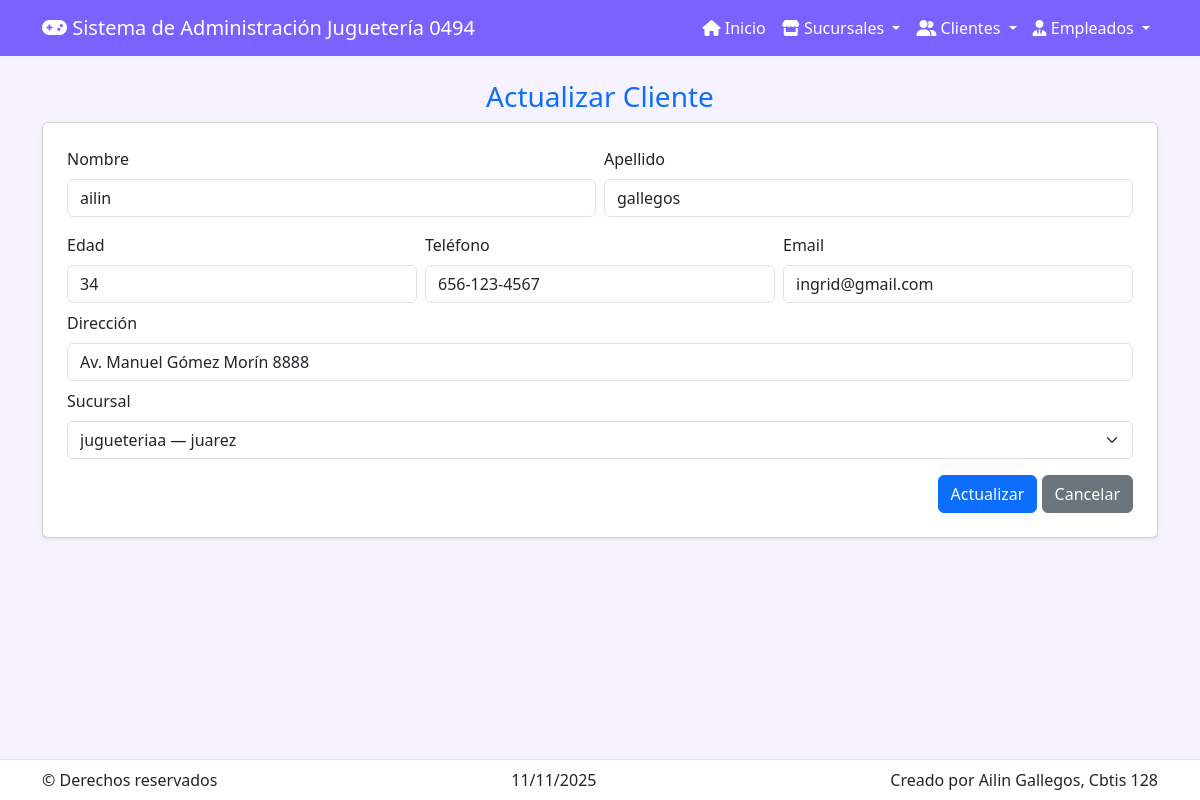
The page /clientes/actualizar/1/ on the database its author committed.
### app_Jugueteria/models.py (models this page shows, shortened)
class Cliente(models.Model):
    nombre = models.CharField(max_length=100)
    apellido = models.CharField(max_length=100)
    edad = models.PositiveIntegerField(blank=True, null=True)
    direccion = models.CharField(max_length=200, blank=True, null=True)
    telefono = models.CharField(max_length=20, blank=True, null=True)
    email = models.EmailField(blank=True, null=True)
    id_sucursal = models.ForeignKey(Sucursal, on_delete=models.CASCADE, related_name="clientes")

class Sucursal(models.Model):
    nombre = models.CharField(max_length=100)
    direccion = models.CharField(max_length=200)
    ciudad = models.CharField(max_length=100)
    estado = models.CharField(max_length=100)
    telefono = models.CharField(max_length=20, blank=True, null=True)
    codigo_postal = models.CharField(max_length=10, blank=True, null=True)
    email = models.EmailField(blank=True, null=True)
    imagen = models.ImageField(upload_to='sucursales/', blank=True, null=True)

### app_Jugueteria/views.py (the view)
# urls.py: path('clientes/actualizar/<int:id>/', views.actualizar_cliente, name='actualizar_cliente'),
def actualizar_cliente(request, id):
    cliente = get_object_or_404(Cliente, id=id)
    sucursales = Sucursal.objects.all().order_by('nombre')
    return render(request, 'cliente/actualizar_cliente.html', {'cliente': cliente, 'sucursales': sucursales})

### app_Jugueteria/templates/cliente/actualizar_cliente.html (shortened to what this page needs)
{% extends 'base.html' %}
{% block content %}
<h3 class="text-center text-primary">Actualizar Cliente</h3>
<form method="POST" action="{% url 'realizar_actualizacion_cliente' cliente.id %}" class="card p-4 shadow-sm bg-white">
    <div class="row g-2">
        <div class="col-md-6">
            <label class="form-label">Nombre</label>
            <input name="nombre" value="{{ cliente.nombre }}" class="form-control">
        </div>
        <div class="col-md-6">
            <label class="form-label">Apellido</label>
            <input name="apellido" value="{{ cliente.apellido }}" class="form-control">
        </div>
    </div>
    <div class="row g-2 mt-2">
        <div class="col-md-4">
            <label class="form-label">Edad</label>
            <input name="edad" type="number" value="{{ cliente.edad }}" class="form-control">
        </div>
        <div class="col-md-4">
            <label class="form-label">Teléfono</label>
            <input name="telefono" value="{{ cliente.telefono }}" class="form-control">
        </div>
        <div class="col-md-4">
            <label class="form-label">Email</label>
            <input name="email" type="email" value="{{ cliente.email }}" class="form-control">
        </div>
    </div>
    <div class="mt-2">
        <label class="form-label">Dirección</label>
        <input name="direccion" value="{{ cliente.direccion }}" class="form-control">
    </div>
    <div class="mt-2">
        <label class="form-label">Sucursal</label>
        <select name="id_sucursal" class="form-select">
            {% for s in sucursales %}
            <option value="{{ s.id }}" {% if cliente.id_sucursal and cliente.id_sucursal.id == s.id %}selected{% endif %}>
                {{ s.nombre }} — {{ s.ciudad }}
            </option>
            {% endfor %}
        </select>
    </div>
    <div class="mt-3 text-end">
        <button class="btn btn-primary">Actualizar</button>
        <a href="{% url 'ver_clientes' %}" class="btn btn-secondary">Cancelar</a>
    </div>
</form>
{% endblock %}

### app_Jugueteria/templates/base.html (style rules this page uses)
:root { --primario:#7b61ff;--secundario:#f6f2ff }
body { background:var(--secundario);padding-bottom:80px }

### rows shown on the page
Cliente: nombre "ailin", apellido "gallegos", edad "34", telefono "656-123-4567", email "ingrid@gmail.com", direccion "Av. Manuel Gómez Morín 8888", id_sucursal "jugueteriaa — juarez"
